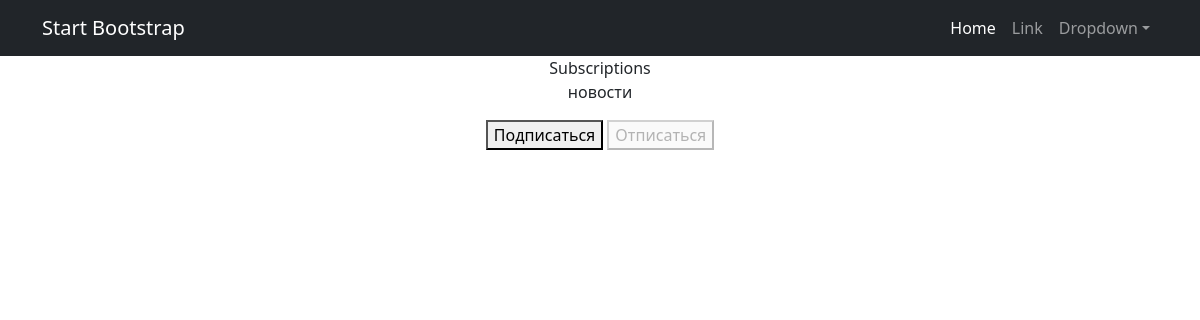
The page /subscriptions/ (signed in) on the database as committed earlier.
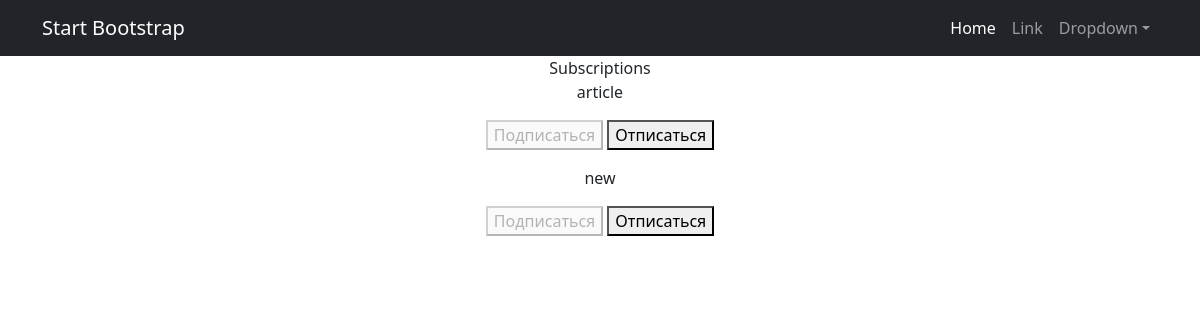
The same page on the database as committed later.
### news/models.py (models this page shows, shortened)
class Category(models.Model):
    name = models.CharField(max_length=64, unique=True)
    subscribers = models.ManyToManyField(User, related_name='categories')

### news/views.py (the view, shortened to what this page needs)
# urls.py: path('subscriptions/', subscriptions, name='subscriptions'),
@login_required
@csrf_protect
def subscriptions(request):
    categories_with_subscriptions = Category.objects.annotate(
        user_subscribed=Exists(
            Subscription.objects.filter(
                user=request.user,
                category=OuterRef('pk'),
            )
        )
    ).order_by('name')
    return render(
        request,
        'subscriptions.html',
        {'categories': categories_with_subscriptions},
    )

### templates/subscriptions.html (shortened to what this page needs)
{% extends 'flatpages/default.html' %}
{% block title %}
Subscriptions
{% endblock title %}
{% block content %}
    {% for category in categories  %}
        <p>
            {{ category.name }}
            <form method="post">
                {% if category.user_subscribed %}
                    <button disabled>Подписаться</button>
                    <button name="action" value="unsubscribe">Отписаться</button>
                {% else %}
                    <button name="action" value="subscribe">Подписаться</button>
                    <button disabled>Отписаться</button>
                {% endif %}
            </form>
        </p>
    {% endfor %}
{% endblock content %}

### templates/flatpages/default.html (shortened to what this page needs)
<!DOCTYPE html>
<html lang="en">
    <head>
        {% load static %}
        <link href="{% static 'css/styles.css' %}" rel="stylesheet" />
    </head>
    <body>
        <nav class="navbar navbar-expand-lg navbar-dark bg-dark">
            <div class="container">
                <a class="navbar-brand" href="#">Start Bootstrap</a>
                <div class="collapse navbar-collapse" id="navbarSupportedContent">
                    <ul class="navbar-nav ms-auto mb-2 mb-lg-0">
                        <li class="nav-item"><a class="nav-link active" aria-current="page" href="#">Home</a></li>
                        <li class="nav-item"><a class="nav-link" href="#">Link</a></li>
                        <li class="nav-item dropdown">
                            <a class="nav-link dropdown-toggle" id="navbarDropdown" href="#" role="button" data-bs-toggle="dropdown" aria-expanded="false">Dropdown</a>
                        </li>
                    </ul>
                </div>
            </div>
        </nav>
        <div class="container">
           <div class="row">
              <div class="col-lg-12 text-center">
           {% block title %}
                  {% endblock title %}
           {% block content %}{% endblock content %}
              </div>
          </div>
        </div>
    </body>
</html>

Rows that differ between the two databases and show on the page:
added Category: name "article", shows "Подписаться"
changed Category: name "новости" → "new"
